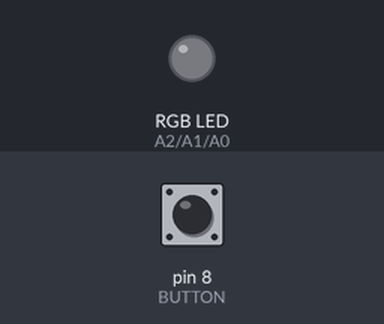
Simulated run of this sketch. Board: Arduino Uno, built with avr-gcc and run on an emulated ATmega328P. Parts: an RGB LED mixed from three pins (HIGH = lit). The inputs (shaded band) are chosen by the test bench; at power-on: pin 8 (BUTTON) LOW.

Above: at 1.2 s.
1.3 s: pin 8 (BUTTON) pulled HIGH for 0.15 s
At 2.5 s:
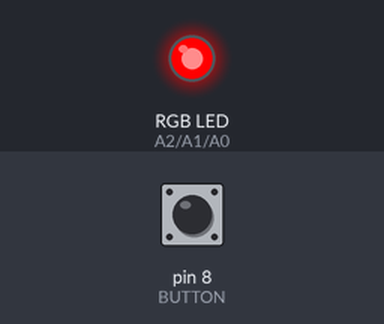
2.9 s: pin 8 (BUTTON) pulled HIGH for 1 s
At 5.0 s:
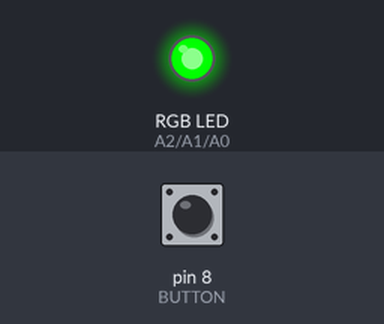
5.4 s: pin 8 (BUTTON) pulled HIGH for 0.15 s
At 6.7 s:
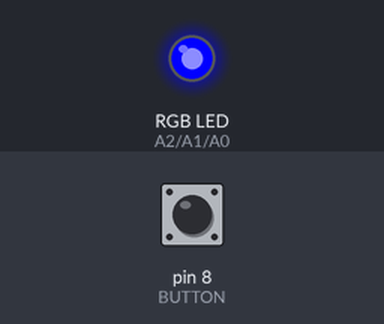
7.0 s: pin 8 (BUTTON) pulled HIGH for 3.2 s
At 11.0 s:
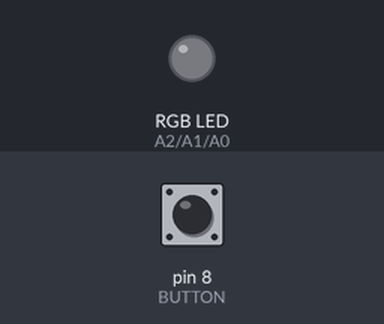
Timing chart, 0 to 12.5 s (numbered marks = the images above; inputs shaded):
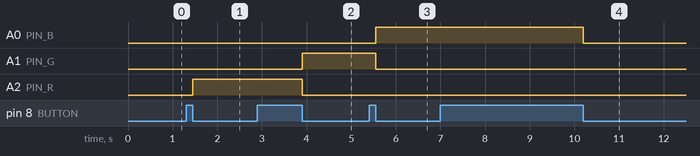

The sketch:

Example01.ino
```cpp
#define PIN_R A2
#define PIN_G A1
#define PIN_B A0
#define BUTTON 8

void setRGBLed(int r, int g, int b){
  analogWrite(PIN_R, r);
  analogWrite(PIN_G, g);
  analogWrite(PIN_B, b);
}

void setup() {
  Serial.begin(9600);
  pinMode(PIN_R, OUTPUT);
  pinMode(PIN_G, OUTPUT);
  pinMode(PIN_B, OUTPUT);
  pinMode(BUTTON, INPUT);
}

int state = 0;

void loop() {
  if(digitalRead(BUTTON)){
    state = state + 1;
    state = state%4;
    while(digitalRead(BUTTON)!=0);
  }
  switch (state) {
  case 0:
    setRGBLed(0, 0, 0);
    break;
  case 1:
    setRGBLed(255, 0, 0);
    break;
  case 2:
    setRGBLed(0, 255, 0);
    break;
  case 3:
    setRGBLed(0, 0, 255);
    break;
  }
}
```

Measured:
- after the input at 1.3 s, A2 (PIN_R): LOW → HIGH after 0.15 s
- after the input at 2.9 s, A1 (PIN_G): LOW → HIGH after 1.0 s; A2 (PIN_R): HIGH → LOW after 1.0 s
- after the input at 5.4 s, A0 (PIN_B): LOW → HIGH after 0.15 s; A1 (PIN_G): HIGH → LOW after 0.15 s
- after the input at 7.0 s, A0 (PIN_B): HIGH → LOW after 3.2 s
